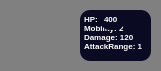
        <widget class="QWidget" name="pl1_ag10_widget" native="true">
         <property name="minimumSize">
          <size>
           <width>161</width>
           <height>71</height>
          </size>
         </property>
         <property name="styleSheet">
          <string notr="true">QWidget{
background-color: #808080;
border-radius:10px;
}</string>
         </property>
         <widget class="QTextBrowser" name="textBrowser_10">
          <property name="geometry">
           <rect>
            <x>80</x>
            <y>10</y>
            <width>71</width>
            <height>51</height>
           </rect>
          </property>
          <property name="styleSheet">
           <string notr="true">color:white;
background-color : #0a0a22;
border:none;
</string>
          </property>
          <property name="verticalScrollBarPolicy">
           <enum>Qt::ScrollBarPolicy::ScrollBarAlwaysOff</enum>
          </property>
          <property name="horizontalScrollBarPolicy">
           <enum>Qt::ScrollBarPolicy::ScrollBarAlwaysOff</enum>
          </property>
          <property name="html">
           <string>&lt;!DOCTYPE HTML PUBLIC &quot;-//W3C//DTD HTML 4.0//EN&quot; &quot;http://www.w3.org/TR/REC-html40/strict.dtd&quot;&gt;
&lt;html&gt;&lt;head&gt;&lt;meta name=&quot;qrichtext&quot; content=&quot;1&quot; /&gt;&lt;meta charset=&quot;utf-8&quot; /&gt;&lt;style type=&quot;text/css&quot;&gt;
p, li { white-space: pre-wrap; }
hr { height: 1px; border-width: 0; }
li.unchecked::marker { content: &quot;\2610&quot;; }
li.checked::marker { content: &quot;\2612&quot;; }
&lt;/style&gt;&lt;/head&gt;&lt;body style=&quot; font-family:'Segoe UI'; font-size:9pt; font-weight:400; font-style:normal;&quot;&gt;
&lt;p align=&quot;justify&quot; style=&quot; margin-top:12px; margin-bottom:12px; margin-left:0px; margin-right:0px; -qt-block-indent:0; text-indent:0px;&quot;&gt;&lt;span style=&quot; font-size:6pt; font-weight:700;&quot;&gt;HP: &lt;br /&gt;Mobility: 2&lt;br /&gt;Damage: 120&lt;br /&gt;AttackRange: 1&lt;/span&gt;&lt;/p&gt;&lt;/body&gt;&lt;/html&gt;</string>
          </property>
         </widget>
         <widget class="QPushButton" name="pl1_ag10_btn">
          <property name="geometry">
           <rect>
            <x>10</x>
            <y>10</y>
            <width>61</width>
            <height>51</height>
           </rect>
          </property>
          <property name="styleSheet">
           <string notr="true">background-image:url(&quot;:/src/images/Agent/Kabu&quot;);
background-repeat:no-repeat;
background-position:center;
background-origin:content;
background-size:cover;</string>
          </property>
          <property name="text">
           <string/>
          </property>
         </widget>
         <widget class="QTextBrowser" name="pl1_ag10_HP">
          <property name="geometry">
           <rect>
            <x>100</x>
            <y>10</y>
            <width>25</width>
            <height>20</height>
           </rect>
          </property>
          <property name="styleSheet">
           <string notr="true">color:white;
background-color : #0a0a22;
border:none;</string>
          </property>
          <property name="verticalScrollBarPolicy">
           <enum>Qt::ScrollBarPolicy::ScrollBarAlwaysOff</enum>
          </property>
          <property name="html">
           <string>&lt;!DOCTYPE HTML PUBLIC &quot;-//W3C//DTD HTML 4.0//EN&quot; &quot;http://www.w3.org/TR/REC-html40/strict.dtd&quot;&gt;
&lt;html&gt;&lt;head&gt;&lt;meta name=&quot;qrichtext&quot; content=&quot;1&quot; /&gt;&lt;meta charset=&quot;utf-8&quot; /&gt;&lt;style type=&quot;text/css&quot;&gt;
p, li { white-space: pre-wrap; }
hr { height: 1px; border-width: 0; }
li.unchecked::marker { content: &quot;\2610&quot;; }
li.checked::marker { content: &quot;\2612&quot;; }
&lt;/style&gt;&lt;/head&gt;&lt;body style=&quot; font-family:'Segoe UI'; font-size:9pt; font-weight:400; font-style:normal;&quot;&gt;
&lt;p style=&quot; margin-top:0px; margin-bottom:0px; margin-left:0px; margin-right:0px; -qt-block-indent:0; text-indent:0px;&quot;&gt;&lt;span style=&quot; font-size:6pt; font-weight:700;&quot;&gt;400&lt;/span&gt;&lt;/p&gt;&lt;/body&gt;&lt;/html&gt;</string>
          </property>
         </widget>
        </widget>
